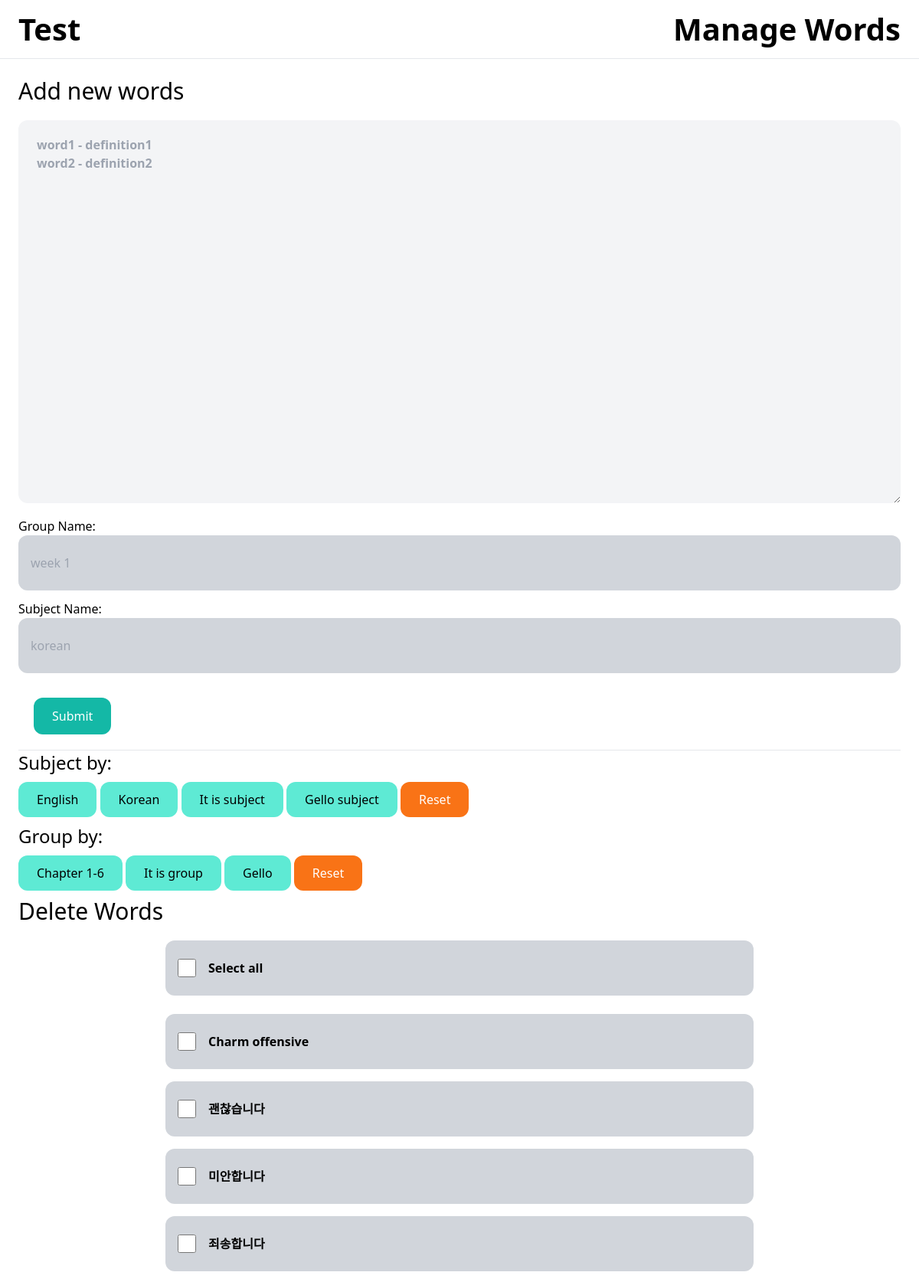
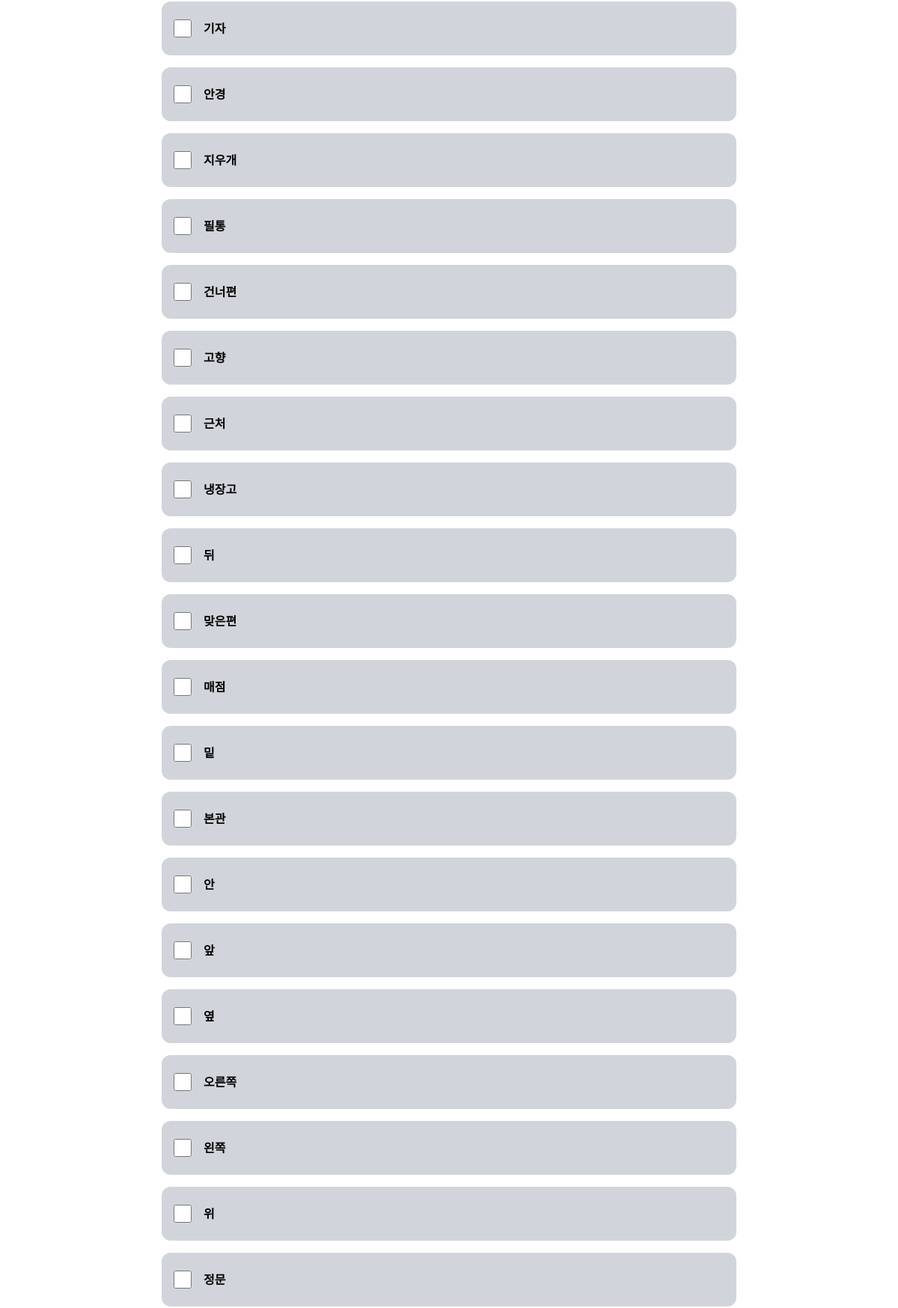
The app's page / (signed in, upper part) with its own data (2 pictures, top to bottom).
### core/models.py (models this page shows, shortened)
class Subject(models.Model):
    name = models.CharField(max_length=255)
    user = models.ForeignKey(User, on_delete=models.CASCADE, default=None, blank=True, null=True,)

class GroupName(models.Model):
    group_name = models.CharField(max_length=255, default='others')
    user = models.ForeignKey(User, on_delete=models.CASCADE)

class VocabularyWord(models.Model):
    subject = models.ForeignKey(Subject, on_delete=models.CASCADE)
    word = models.CharField(max_length=255)
    definition = models.TextField()
    user = models.ForeignKey(User, on_delete=models.CASCADE)
    group_by = models.ForeignKey(GroupName, on_delete=models.CASCADE, blank=True, null=True)

### core/views.py (the view)
# urls.py: path('', views.manage_words, name='manage_words'),
@login_required
def manage_words(request):
    pt('manage_words')
    subjects = Subject.objects.filter(user=request.user)
    groups = GroupName.objects.filter(user=request.user)
    vocabulary_words = VocabularyWord.objects.filter(user=request.user)
    subject_form = SubjectForm()
    group_form = GroupNameForm()
    return render(request, 'core/manage_words.html', {
        'words': vocabulary_words,
        'subject_form': subject_form,
        'group_form': group_form,
        'subjects': subjects,
        'groups': groups
    })

### core/forms.py
class SubjectForm(forms.Form):
    subject_name = forms.CharField(
        label='Subject Name',
        max_length=100,
        widget=forms.TextInput(attrs={'class': 'bg-gray-300 rounded-xl px-4 py-6 w-full',
                                      'placeholder': 'korean'}),
        required=True,
    )

class GroupNameForm(forms.Form):
    group_name = forms.CharField(
        label='Group Name',
        max_length=255,
        widget=forms.TextInput(attrs={'class': 'bg-gray-300 rounded-xl px-4 py-6 w-full',
                                      'placeholder': 'week 1'}),
        required=True,
    )

### core/views.py (called while the page is built)
def pt(name):
    print(f"\n{name} is started. . . \n\n")

### core/templates/core/manage_words.html (shortened to what this page needs)
{% extends 'core/base.html' %}
{% block content %}
<h1 class="text-3xl mb-5">Add new words</h1>
<div class="col-span-1 flex justify-center">
    <form class="w-full" action="{% url 'core:generate_words'%}" method="post">
      <textarea class="mb-3 bg-gray-100 rounded-xl px-6 py-5 font-semibold border-6 w-full h-[500px] placeholder-gray-400" name='words' id="words"
      placeholder="word1 - definition1
word2 - definition2"></textarea>
      {% for field in group_form %}
      <div class="mb-3">
        {{ field.label_tag }} {{ field }}
      </div>
      {% endfor %}
      {% for field in subject_form %}
      <div class="mb-3">
        {{ field.label_tag }} {{ field }}
      </div>
      {% endfor %}
      <div class="flex justify-between">
        <button class="px-6 py-3 m-5 rounded-xl bg-teal-500 text-white hover:bg-teal-700" type="submit">Submit</button>
      </div>
    </form>
</div>
<hr>
<h1 class="text-2xl mb-5">Subject by:</h1>
<form method="post" class='mb-5'>
    {% for subject in subjects %}
    <a name="subject" value="{{ subject.name }}" class="relative px-6 py-3 rounded-xl bg-teal-300 hover:bg-teal-500" href="{% url 'core:manage_filter' subject.name %}">{{ subject.name|capfirst }}</a>
    {% endfor %}
    <a name="subject" value="reset" class="relative px-6 py-3 rounded-xl text-white bg-orange-500 hover:bg-orange-300" href="{% url 'core:manage_filter' 'reset' %}">Reset</a>
</form>
<h1 class="text-2xl mb-5">Group by:</h1>
<form method="post" class='mb-5'>
    {% for group in groups %}
    <a name="group" value="{{ group.group_name }}" class="relative px-6 py-3 rounded-xl bg-teal-300 hover:bg-teal-500" href="{% url 'core:manage_filter' group.group_name %}">{{ group.group_name|capfirst }}</a>
    {% endfor %}
    <a name="group" value="reset" class="relative px-6 py-3 rounded-xl text-white bg-orange-500 hover:bg-orange-300" href="{% url 'core:manage_filter' 'reset' %}">Reset</a>
</form>
<h1 class="text-3xl mb-5">Delete Words</h1>
<div class="w-full">
    <div class="mx-auto w-2/3">
        <form class="w-full" action="{% url 'core:delete'%}" method="post">
            <div class="mb-6 bg-gray-300 rounded-xl px-4 py-6 flex items-center">
                <input class="h-6 w-6 mr-4" type="checkbox" id="select-all"><span class="ml-15 font-bold">Select all</span>
            </div>
            <ul class="space-y-4">
                {% for word in words %}
                    <li class="bg-gray-300 rounded-xl px-4 py-6 flex items-center">
                        <input class="h-6 w-6 mr-4" type="checkbox" name="selected_words" value="{{ word.id }}"> <span class="ml-15 font-bold">{{ word.word | capfirst }}</span>
                    </li>
                {% endfor %}
            </ul>
        </form>
    </div>
</div>
{% endblock %}

### records on screen
Subject: name "English"
Subject: name "Korean"
Subject: name "It is subject"
Subject: name "Gello subject"
GroupName: group_name "Chapter 1-6"
GroupName: group_name "It is group"
GroupName: group_name "Gello"
VocabularyWord: word "Charm offensive"
VocabularyWord: word "괜찮습니다"
VocabularyWord: word "미안합니다"
VocabularyWord: word "죄송합니다"
VocabularyWord: word "기자"
VocabularyWord: word "안경"
VocabularyWord: word "지우개"
VocabularyWord: word "필통"
VocabularyWord: word "건너편"
VocabularyWord: word "고향"
VocabularyWord: word "근처"
VocabularyWord: word "냉장고"
VocabularyWord: word "뒤"
VocabularyWord: word "맞은편"
VocabularyWord: word "매점"
VocabularyWord: word "밑"
VocabularyWord: word "본관"
VocabularyWord: word "안"
VocabularyWord: word "앞"
VocabularyWord: word "옆"
VocabularyWord: word "오른쪽"
VocabularyWord: word "왼쪽"
VocabularyWord: word "위"
VocabularyWord: word "정문"

### other values on screen
{{ field.label_tag }} "Group Name:"
{{ field.label_tag }} "Subject Name:"
